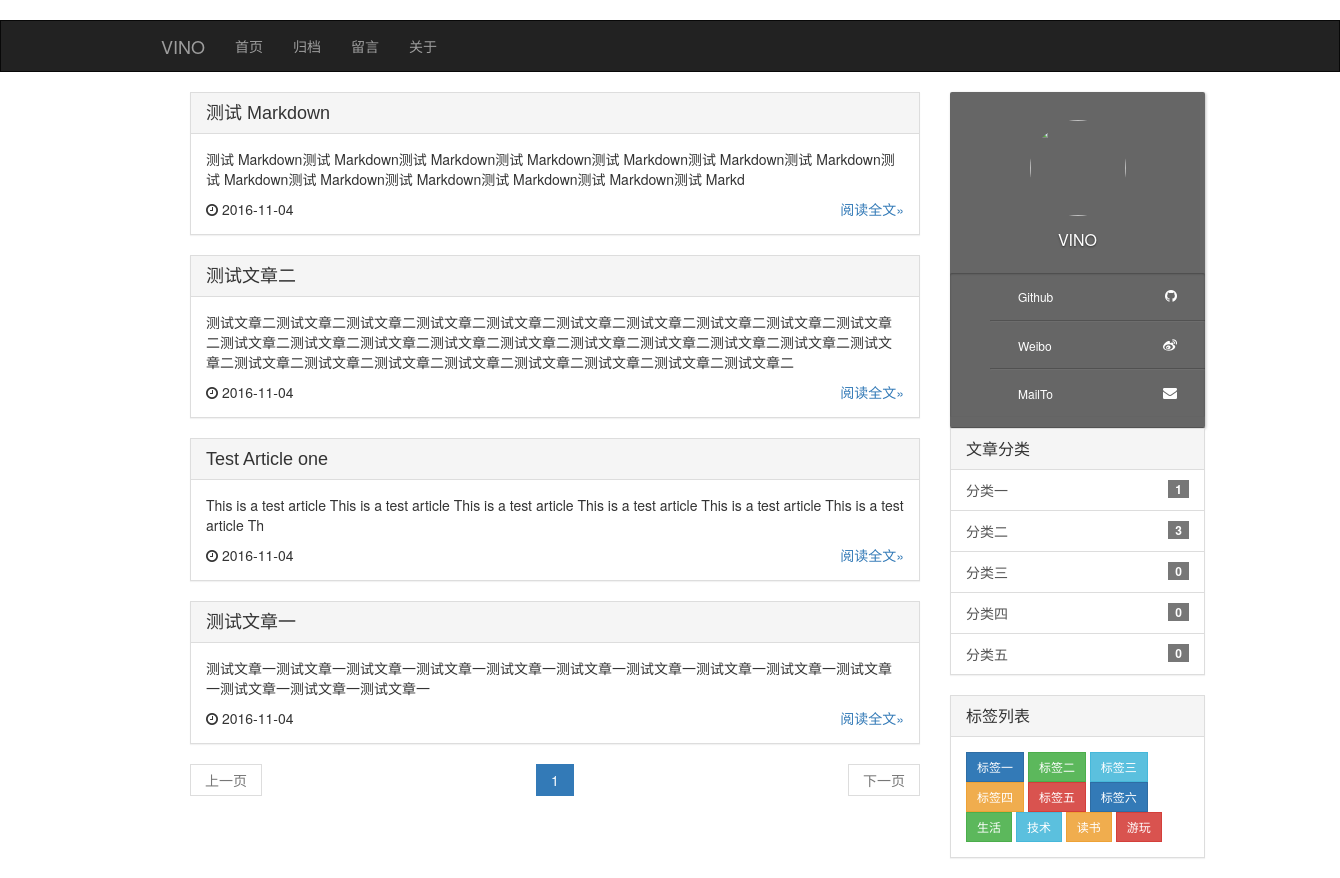
The page / on the database its author committed.
### blog/models.py (models this page shows, shortened)
class Article(models.Model):
    STATUS_CHOICES = (
        ('p', '发布'),
        ('t', '草稿'),
        ('d', '删除'),
    )
    title = models.CharField('标题', max_length=100)
    body = models.TextField('文章显示')
    text = models.TextField('原文', default='')
    description = models.CharField('摘要', max_length=140, blank=True, null=True,
                                   help_text='可选，为空则自动选取前140个字符')
    author = models.ForeignKey(User, verbose_name='作者', on_delete=models.CASCADE)
    tag = models.ManyToManyField('Tag', verbose_name='标签', blank=True)
    category = models.ForeignKey('Category', verbose_name='分类', blank=True, null=True, on_delete=models.SET_NULL)
    status = models.CharField('状态', max_length=1, choices=STATUS_CHOICES, default='p')
    time_create = models.DateTimeField('发布时间', default=timezone.now)
    time_last_modified = models.DateTimeField('修改时间', auto_now=True)
    views = models.PositiveIntegerField('浏览量', default=0)
    class Meta:
        ordering = ['-time_create']
        verbose_name = '文章数据'
        verbose_name_plural = verbose_name

class Category(models.Model):
    title = models.CharField('标题', max_length=40)
    order = models.IntegerField('排序', default=0)
    description = models.CharField('摘要', max_length=140, blank=True, null=True, default='一个分类')
    time_create = models.DateTimeField('创建时间', default=timezone.now)
    def __str__(self):
        return self.title
    class Meta:
        ordering = ['-time_create']
        verbose_name = '分类数据'
        verbose_name_plural = verbose_name
    def p_count(self):
        count = self.article_set.filter(status='p').count()
        return count

class Tag(models.Model):
    title = models.CharField('标题', max_length=40)
    order = models.IntegerField('排序', default=0)
    time_create = models.DateTimeField('创建时间', default=timezone.now)
    def __str__(self):
        return self.title
    class Meta:
        ordering = ['-time_create']
        verbose_name = '标签数据'
        verbose_name_plural = verbose_name

### blog/views.py (the view)
# urls.py: url(r'^$', views.IndexView.as_view(), name='index'),
class IndexView(ListView):
    template_name = 'blog/index.html'
    context_object_name = 'articles'
    def get_queryset(self):
        articles = Article.objects.filter(status='p')
        return articles
    def get_context_data(self, **kwargs):
        kwargs['title'] = '首页'
        return super(IndexView, self).get_context_data(**kwargs)

### blog/context.py (called while the page is built)
def all_context(request):
    categories = Category.objects.all().order_by('-order')
    tags = Tag.objects.all().order_by('-order')
    null_count = Article.objects.filter(category__isnull=True, status='p').count()
    paginate_num = settings.SITE_PAGINATE_NUM
    SITE_NAME = settings.SITE_NAME
    SITE_MASTER = settings.SITE_MASTER
    SITE_SIGNATURE = settings.SITE_SIGNATURE
    DUOSHUO_SHORT_NAME = settings.DUOSHUO_SHORT_NAME
    DUOSHUO_NEW_COMMENTS = settings.DUOSHUO_NEW_COMMENTS
    COLORTAG = settings.COLORTAG
    FRIENDLINK = settings.FRIENDLINK
    return locals()

### blog/templatetags/blog_paginate.py (called while the page is built)
def page_right(current_page, right, num_pages):
    if current_page == num_pages:
        right_list = []
    else:
        right_list = [i for i in range(current_page+right-1, current_page, -1) if i < num_pages]
    return right_list

### blog/templates/blog/index.html
{% extends 'blog/index_base.html' %}
{% block paginate %}
    {% include 'blog/paginate.html' %}
{% endblock %}

### blog/templates/blog/index_base.html (shortened to what this page needs)
{% extends 'blog/base_container.html' %}
{% block content %}
    {% load blog_paginate %}
    {% if articles %}
        {% for article in articles %}
            <div class="panel panel-default">
                <div class="panel-heading">
                    <h3 class="panel-title">
                        <a href="{% url 'blog:detail' article.pk %}" class="article-title">{{ article.title }}</a>
                    </h3>
                </div>
                <div class="panel-body">
                    <div class="article">
                        {{ article.description|striptags|safe|truncatechars:140|linebreaks }}
                    </div>
                    <div class="time">
                        <span class="pull-left">
                            <i class="fa fa-clock-o"></i> {{  article.time_last_modified|date:"Y-m-d" }}
                        </span>
                        <span class="more">
                            <a href="{% url 'blog:detail' article.pk %}" class="pull-right">阅读全文»</a>
                        </span>
                    </div>
                </div>
            </div>
        {% endfor %}
    {% else %}
        <div class="alert alert-warning" role="alert">什么东东都没有哦！</div>
    {% endif %}
    {% block paginate %}
    {% endblock %}
{% endblock %}

### blog/templates/blog/side_bar.html (shortened to what this page needs)
<!DOCTYPE html>
{% load staticfiles %}
<html lang="zh-CN">
<head>
    <link href="{% static 'blog/css/bootstrap.min.css' %}" rel="stylesheet">
    <link href="{% static 'blog/css/tools.css' %}" rel="stylesheet">
    <link href="//cdn.bootcss.com/font-awesome/4.5.0/css/font-awesome.min.css"
          rel="stylesheet">
</head>
<div class="right-card">
    <div class="user-icon-wrapper">
        <a><img src="http://ww3.sinaimg.cn/large/b10d1ea5jw1f95jk0irbmj20dw0dwq3h.jpg" width="96px"
                height="96px"></a>
        <h2><a>Vino</a></h2>
    </div>
    <div class="self-info">
        <ul>
            <li><a href="https://github.com/wuchangfeng">Github</a><span
                class="right-icon fa fa-github"></span></li>
            <li><a href="http://weibo.com/2970427045/profile?rightmod=1&wvr=6&mod=personinfo&is_all=1">Weibo</a><span
                    class="right-icon fa fa-weibo"></span></li>
            <li><a href="mailto:437806668@qq.com">MailTo</a><span
                    class="right-icon fa fa-envelope"></span></li>
        </ul>
    </div>
</div>
<div class="panel panel-default">
    <div class="panel-heading">
        <h3 class="panel-title">文章分类</h3>
    </div>
    {% if categories %}
        <ul class="list-group">
            {% for category in categories %}
                <a class="list-group-item" href="{% url 'blog:category' category.pk %}">
                    <span class="badge">{{ category.p_count }}</span>
                    {{ category }}
                </a>
            {% endfor %}
        </ul>
    {% else %}
        <div class="panel-body">没有分类！</div>
    {% endif %}
</div>
<div class="panel panel-default">
    <div class="panel-heading">
        <h3 class="panel-title">标签列表</h3>
    </div>
    <div class="panel-body">
        {% if tags %}
            {% for tag in tags %}
                <a href="{% url 'blog:tag' tag.pk %}" class="btn btn-default btn-sm tag" role="button">{{ tag }}</a>
            {% endfor %}
        {% else %}
            没有标签！
        {% endif %}
    </div>
</div>
</html>

### blog/static/blog/css/blog.css (style rules this page uses)
* { text-decoration: none !important; }
.badge { border-radius: 10px; }
.panel-body { word-wrap: break-word; }
.panel-title { line-height: 20px; color: red; }
.article-title { font-size: large; font-family: Microsoft YaHei,'宋体' , Tahoma, Helvetica, Arial, sans-serif; }

### blog/static/blog/css/tools.css (style rules this page uses)
.right-card { border-radius: 2px; background-color: rgba(0, 0, 0, 0.6); box-shadow: rgba(0, 0, 0, 0.25) 1px 1px 3px; }
.user-icon-wrapper { padding: 28px 30px 24px; text-align: center; }
.user-icon-wrapper img { width: 96px; height: 96px; margin-bottom: 15px; border-radius: 100%; }
.user-icon-wrapper h2 { padding: 0; margin: 0; font-style: normal; font-weight: normal; font-size: 16px; text-transform: uppercase; text-shadow: rgba(0, 0, 0, 0.5) 0 1px 2px; }
.user-icon-wrapper h2 a { color: white; font-size: 100%; }
.self-info { list-style-type:none padding: 10px; border-bottom: 1px solid rgba(0, 0, 0, 0.2); }
.self-info ul { box-shadow: rgba(0, 0, 0, 0.3) 0 1px 2px 0 inset; border-radius: 2px; }
.self-info li { position: relative; height: 48px; color: white; border-bottom: 1px solid rgba(0, 0, 0, 0.2); border-top: 1px solid rgba(255, 255 ,255,0.05); border-radius: 2px 2px 0 0; list-style-type:none }
.self-info li:first-child { border-top: none; }
.self-info li:last-child { border-bottom: none; }
.self-info li a { display: block; padding: 0 32px 0 28px; width: 160px; line-height: 48px; height: 48px; font-size: 12px; color: white; }
.self-info li .right-icon { position: absolute; right: 28px; top: 50%; transform: translate(0, -50%); display: inline-block; }

### rows shown on the page
Article: title "测试 Markdown", description "测试 Markdown测试 Markdown测试 Markdown测试 Markdown测试 Markdown测试 Markdown测试 Markdown测试 Markdown测试 Markdown测试 Markdown测试 Markdown测试 Markdown测试 Markd", time_last_modified "2016-11-04"
Article: title "测试文章二", description "测试文章二测试文章二测试文章二测试文章二测试文章二测试文章二测试文章二测试文章二测试文章二测试文章二测试文章二测试文章二测试文章二测试文章二测试文章二测试文章二测试文章二测试文章二测试文章二测试文章二测试文章二测试文章二测试文章二测试文章二测试文章二测试文章二测试文章二测试文章二", time_last_modified "2016-11-04"
Article: title "Test Article one", description "This is a test article This is a test article This is a test article This is a test article This is a test article This is a test article Th", time_last_modified "2016-11-04"
Article: title "测试文章一", description "测试文章一测试文章一测试文章一测试文章一测试文章一测试文章一测试文章一测试文章一测试文章一测试文章一测试文章一测试文章一测试文章一", time_last_modified "2016-11-04"
Category: p_count "1", title "分类一"
Category: p_count "3", title "分类二"
Category: p_count "0", title "分类三"
Category: p_count "0", title "分类四"
Category: p_count "0", title "分类五"
Tag: title "标签一"
Tag: title "标签二"
Tag: title "标签三"
Tag: title "标签四"
Tag: title "标签五"
Tag: title "标签六"
Tag: title "生活"
Tag: title "技术"
Tag: title "读书"
Tag: title "游玩"
